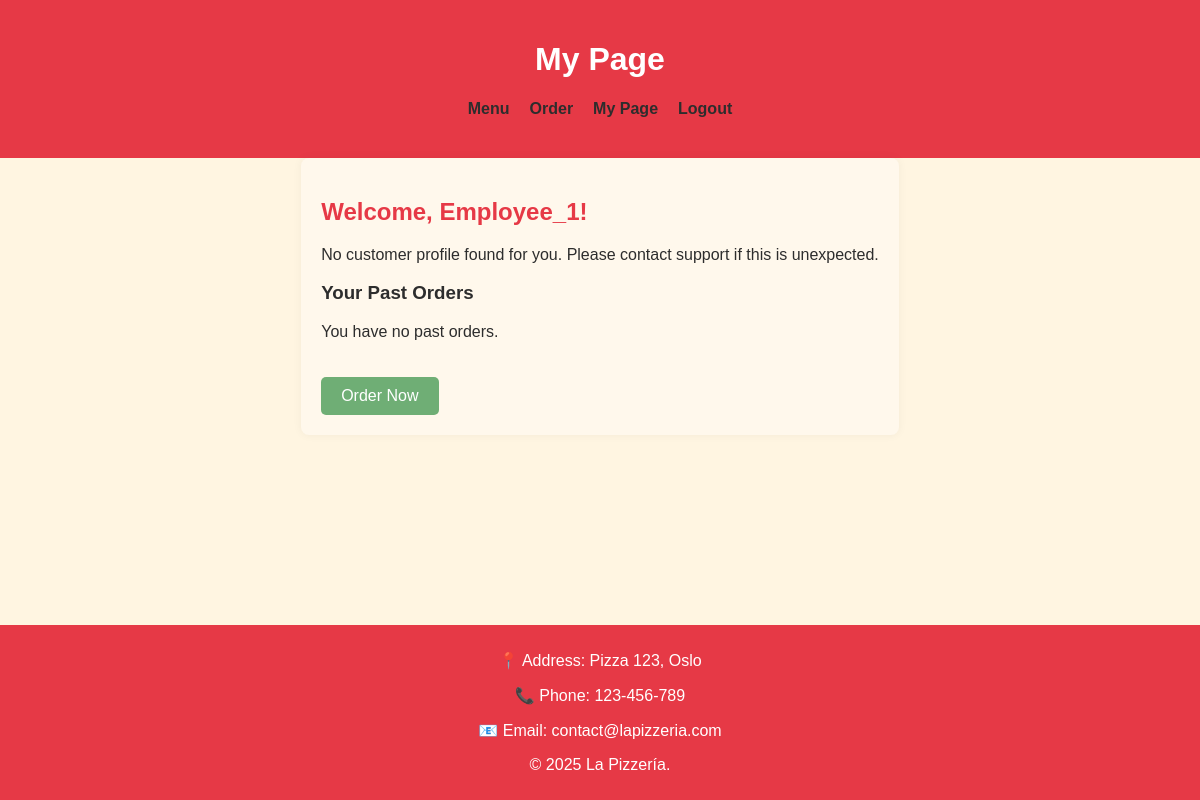
The page /my-page/ (signed in) on the database as committed earlier.
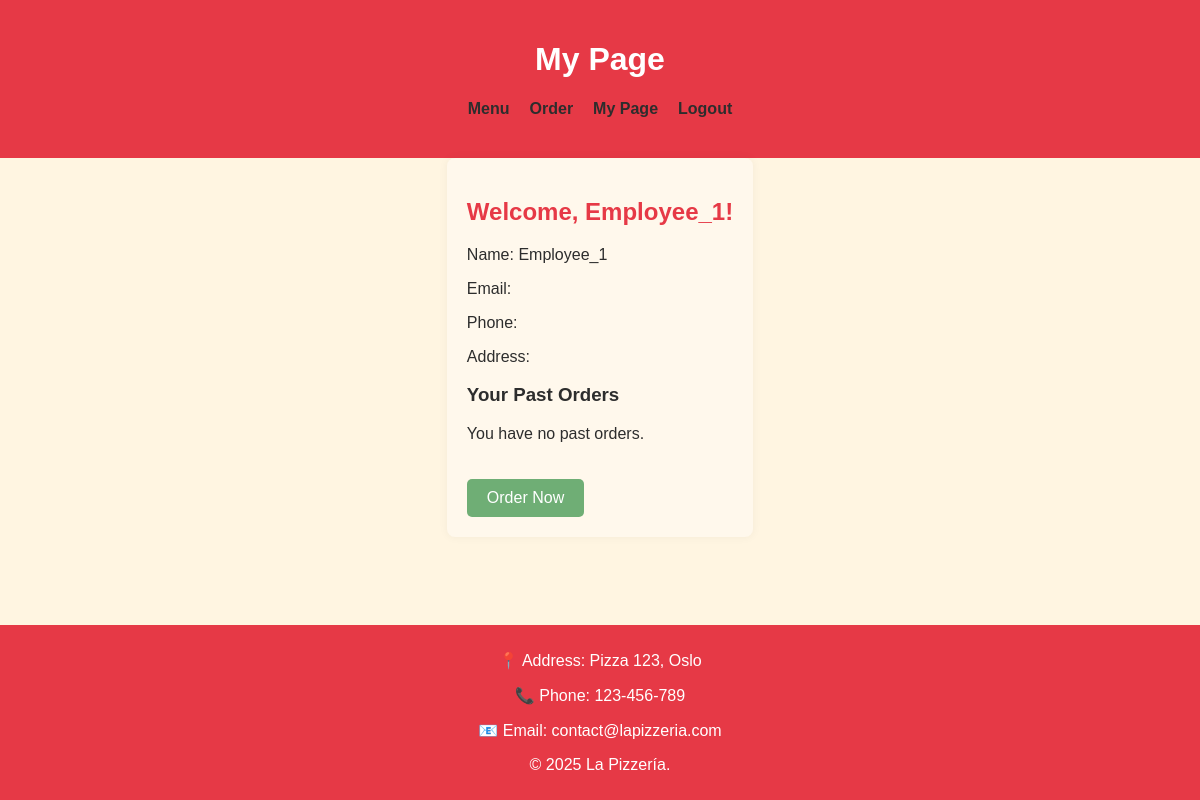
The same page on the database as committed later.
### Pizza_App/models.py (models this page shows, shortened)
class Customer(models.Model):
    user = models.OneToOneField(User, on_delete=models.CASCADE, related_name='customer_profile', null=True, blank=True)
    name = models.CharField(max_length=100)
    email = models.EmailField(unique=True)
    phone = models.CharField(max_length=15)
    address = models.TextField()

### Pizza_App/views.py (the view)
# urls.py: path('my-page/', views.my_page, name='my_page'),
@login_required
def my_page(request):
    try:
        customer = request.user.customer_profile
        orders = Order.objects.filter(customer=customer).order_by('-created_at')
    except Customer.DoesNotExist:
        customer = None
        orders = []
    return render(request, 'my_page.html', {
        'orders': orders,
        'customer': customer,
        'user': request.user
    })

### Pizza_App/templates/my_page.html (shortened to what this page needs)
<!DOCTYPE html>
<html lang="en">
<head>
    </head>
<body>
    <header>
        <h1>My Page</h1>
        <nav>
            <a href="{% url 'menu' %}">Menu</a>
            <a href="{% url 'order' %}">Order</a>
            <a href="{% url 'my_page' %}">My Page</a>
            <form method="post" action="{% url 'logout' %}" style="display:inline;">
                <button type="submit" class="nav-link-button">Logout</button>
            </form>
        </nav>
    </header>
    <section>
        <h2>Welcome, {{ user.username }}!</h2>
        {% if customer %}
          <p>Name: {{ customer.name }}</p>
          <p>Email: {{ customer.email }}</p>
          <p>Phone: {{ customer.phone }}</p>
          <p>Address: {{ customer.address }}</p>
        {% else %}
          <p>No customer profile found for you. Please contact support if this is unexpected.</p>
        {% endif %}
        <h3>Your Past Orders</h3>
        {% if orders %}
            <ul>
                {% for order in orders %}
                    <li>
                        Order #{{ order.id }}<br>
                        Date: {{ order.created_at|date:"d M Y, H:i" }}<br>
                        Total: kr{{ order.total }}
                    </li>
                {% endfor %}
            </ul>
        {% else %}
            <p>You have no past orders.</p>
        {% endif %}
        <a href="{% url 'order' %}" class="cta-button">Order Now</a>
    </section>
    <footer>
        <p>📍 Address: Pizza 123, Oslo</p>
        <p>📞 Phone: 123-456-789</p>
        <p>📧 Email: contact@lapizzeria.com</p>
        <p>&copy; 2025 La Pizzería.</p>
    </footer>
</body>
</html>

Rows that differ between the two databases and show on the page:
added Customer: name "Employee_1"
Other text that changed with them:
text no longer shown: "No customer profile found for you. Please contact support if this is unexpected."
text now shown: "Name: Email: Phone: Address:"
